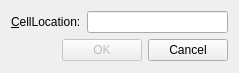
<?xml version="1.0" encoding="UTF-8"?>
<ui version="4.0">
 <class>Dialog</class>
 <widget class="QDialog" name="Dialog">
  <property name="geometry">
   <rect>
    <x>0</x>
    <y>0</y>
    <width>239</width>
    <height>73</height>
   </rect>
  </property>
  <property name="windowTitle">
   <string>Go To Cell</string>
  </property>
  <layout class="QVBoxLayout" name="verticalLayout_2">
   <item>
    <layout class="QVBoxLayout" name="verticalLayout">
     <item>
      <layout class="QHBoxLayout" name="horizontalLayout">
       <item>
        <widget class="QLabel" name="label">
         <property name="text">
          <string>&amp;CellLocation:</string>
         </property>
         <property name="buddy">
          <cstring>lineEdit</cstring>
         </property>
        </widget>
       </item>
       <item>
        <widget class="QLineEdit" name="lineEdit"/>
       </item>
      </layout>
     </item>
     <item>
      <layout class="QHBoxLayout" name="horizontalLayout_2">
       <item>
        <spacer name="horizontalSpacer">
         <property name="orientation">
          <enum>Qt::Horizontal</enum>
         </property>
         <property name="sizeHint" stdset="0">
          <size>
           <width>40</width>
           <height>20</height>
          </size>
         </property>
        </spacer>
       </item>
       <item>
        <widget class="QPushButton" name="okButton">
         <property name="enabled">
          <bool>false</bool>
         </property>
         <property name="text">
          <string>OK</string>
         </property>
        </widget>
       </item>
       <item>
        <widget class="QPushButton" name="cancelButton">
         <property name="enabled">
          <bool>true</bool>
         </property>
         <property name="text">
          <string>Cancel</string>
         </property>
        </widget>
       </item>
      </layout>
     </item>
    </layout>
   </item>
  </layout>
 </widget>
 <layoutdefault spacing="6" margin="11"/>
 <tabstops>
  <tabstop>lineEdit</tabstop>
  <tabstop>okButton</tabstop>
  <tabstop>cancelButton</tabstop>
 </tabstops>
 <resources/>
 <connections/>
</ui>
